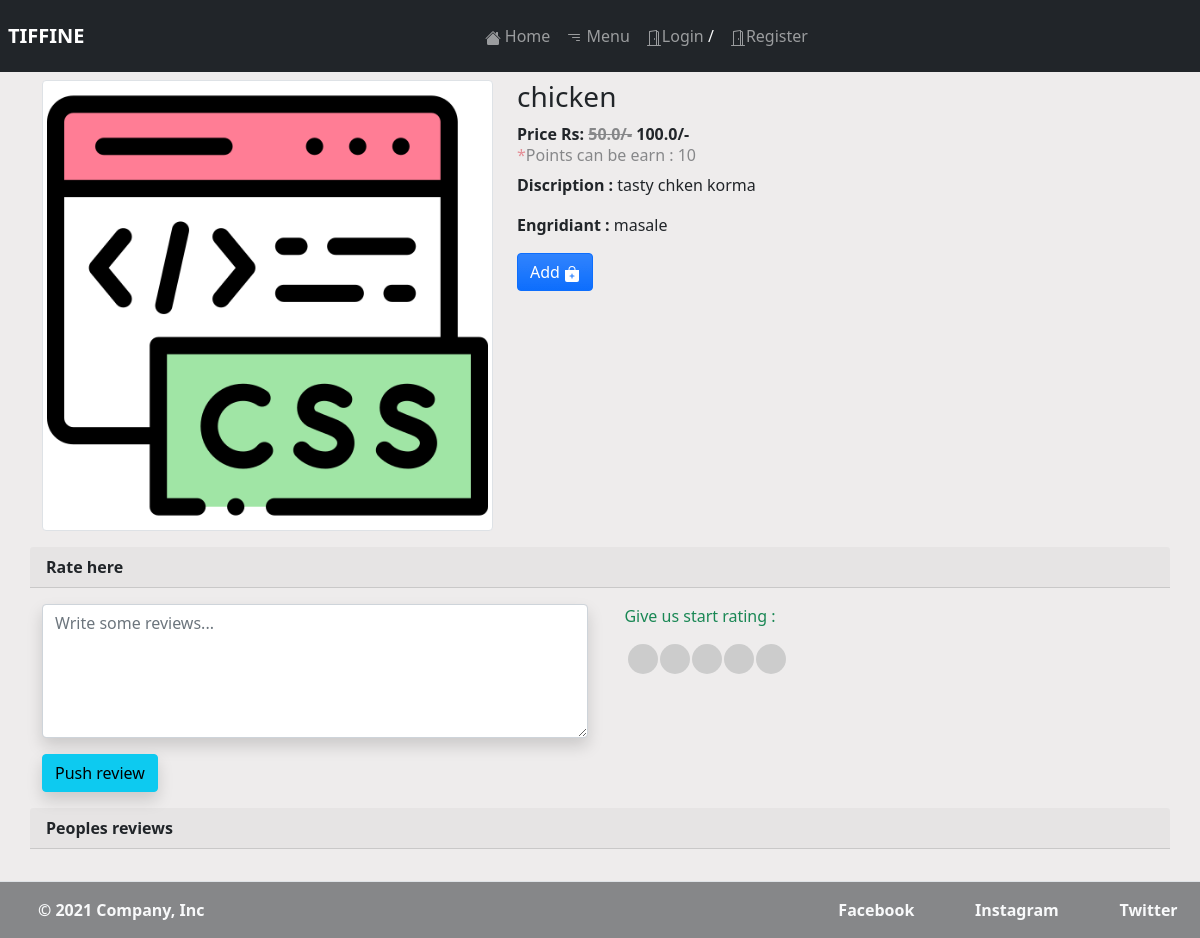
Page /order-deatial/3 on the committed database.
### tiffine_site/models.py (models this page shows, shortened)
class MainDishModel(models.Model):
    name = models.CharField(max_length=100)
    deatil = models.CharField(max_length=255)
    price = models.FloatField()
    discounted = models.FloatField()
    availablity = models.BooleanField(default=True)
    image = models.ImageField(upload_to='pictures')
    ingredients = models.CharField(max_length=255)
    type_of = models.CharField(choices=type_of, max_length=10, blank=True)

### tiffine_site/views.py (the view, shortened to what this page needs)
# urls.py: path('order-deatial/<int:pk>', OrderPlace.as_view(), name='deatail-view'),
class OrderPlace(View):
    def get(self, request, *args, **kwargs):
        dish_obj = MainDishModel.objects.get(pk=kwargs['pk'])
        rating_obj = CommentAndRating.objects.filter(pk=kwargs['pk'])
        context = {
            'dish_obj': dish_obj,
            'rating_obj': rating_obj,
        }
        template = 'deatail_view.html'
        return render(request, template_name=template, context=context)

### tiffine_site/templates/deatail_view.html (shortened to what this page needs)
{% extends 'base.html' %}
{% block content %}
{% load static %}
<link rel="stylesheet" href="{% static 'css/deatail_view_.css' %}">
<link rel="stylesheet" href="https://cdnjs.cloudflare.com/ajax/libs/font-awesome/5.15.3/css/all.min.css"/>
<div class="container">
    <div class="product_detail mt-2">
        <div class="row">
            <div class="col-md-5 col-sm-10">
                <img src="{{ dish_obj.image.url }}" alt="" class="img-thumbnail materialboxed order-sm-2">
            </div>
            <div class="col-md-5 col-sm-10 order-sm-1">
                <h3>{{dish_obj.name}}
                </h3>
                <strong>Price Rs: <span class="text-decoration-line-through opacity-50">{{dish_obj.discounted}}/-</span> {{dish_obj.price}}/-</strong>
                <h6 class="opacity-50"> <span class="text-danger">*</span>Points can be earn : 10</h6>
                <p><strong>Discription : </strong> {{dish_obj.deatil}}</p>
                <p><strong>Engridiant : </strong>{{dish_obj.ingredients}}</p>
                <a  class="btn btn-primary bg-gradient text-center" id="add-dabba">
                {% if user.is_authenticated %}
                  {% if is_c == True %}
                    Remove
                    {% else %}
                    Add
                  {% endif %}
                  {% else %}
                  Add
                {% endif %}
              </a>
            </div>
        </div>
        <div class="row">
          <strong class="card-header">Rate here</strong>
            <div class="col-md-6 col-sm-12 mt-3">
                <textarea class="form-control shadow" rows="5" id="comment" placeholder="Write some reviews..."></textarea>
            </div>
            <div class=" col-md-6 col-sm-12 mt-3 rating ">
              <p class="text-center text-success">Give us start rating : </p>
                <span><input type="radio" name="rating" id="str5" value="5"><label for="str5"></label></span>
                <span><input type="radio" name="rating" id="str4" value="4"><label for="str4"></label></span>
                <span><input type="radio" name="rating" id="str3" value="3"><label for="str3"></label></span>
                <span><input type="radio" name="rating" id="str2" value="2"><label for="str2"></label></span>
                <span><input type="radio" name="rating" id="str1" value="1"><label for="str1"></label></span>
            </div>
            <div class="row mt-3">
                <div class="d-flex col-md-6 col-sm-12 w-auto">
                  <button class="btn btn-info shadow" id="push-review">Push review</button>
                </div>
            </div>
        </div>
        <div class="row" >
            <strong class="card-header">Peoples reviews</strong>
        </div>
    </div>
</div>
{% endblock %}

### tiffine_site/static/css/deatail_view_.css (style rules this page uses)
.rating { float: left; width: 200px; }
.rating span { float: right; position: relative; }
.rating span label { display: inline-block; width: 30px; height: 30px; text-align: center; color: #fff; background: #ccc; font-size: 30px; margin-right: 2px; line-height: 30px; border-radius: 50%; -webkit-border-radius: 50%; }
* { padding: 0; margin: 0; }

### rows in the picture
MainDishModel: image (picture), name "chicken", discounted "50.0", price "100.0", deatil "tasty chken korma", ingredients "masale"
